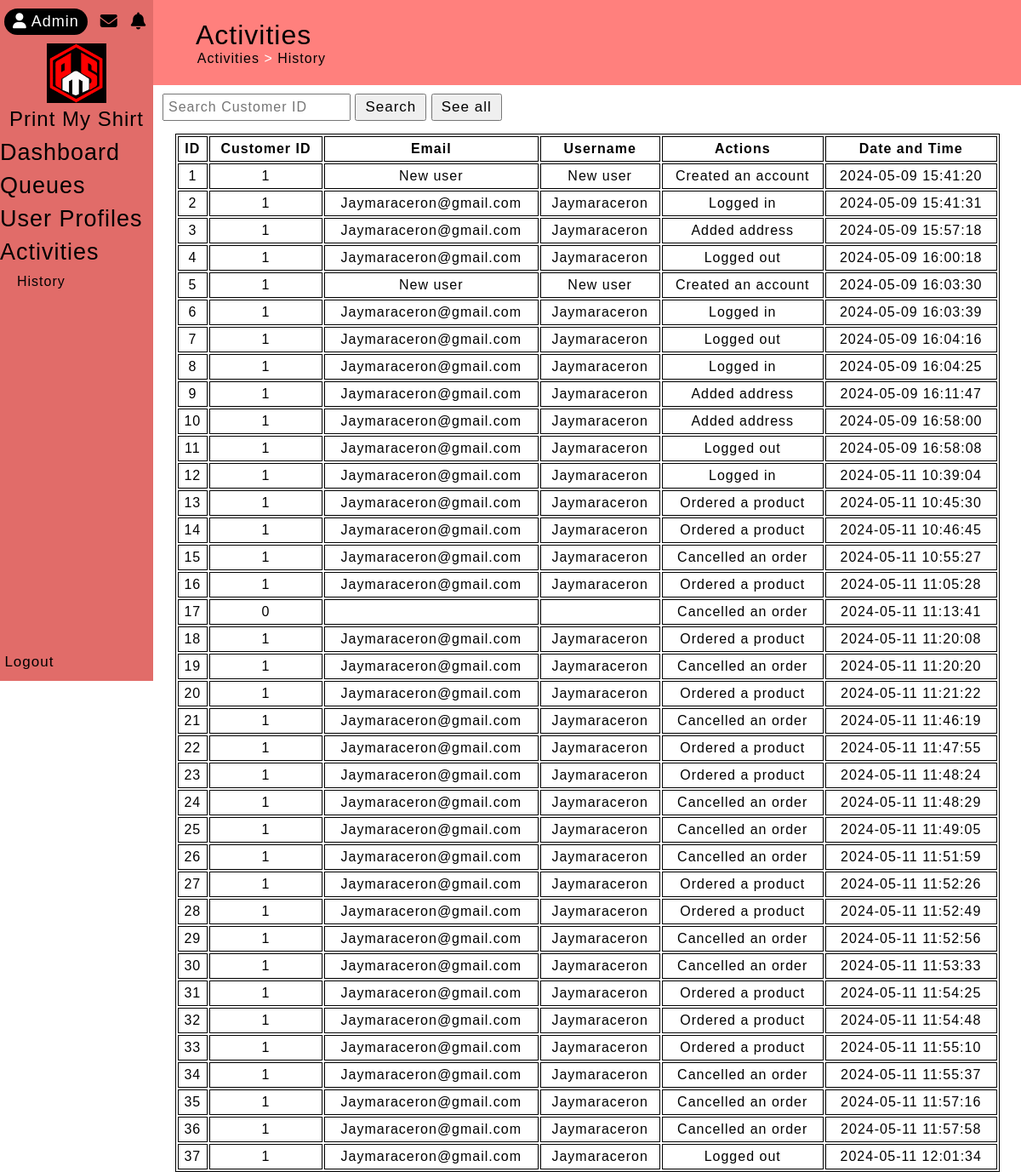
The app's page /admin/adminActivities.php (signed in) with its own data.
### tables this page shows
CREATE TABLE `audit_rel` (
  `audit_id` int(11) NOT NULL,
  `customer_id` int(11) NOT NULL,
  `email` varchar(255) NOT NULL,
  `username` varchar(255) NOT NULL,
  `customer_actions` varchar(255) NOT NULL,
  `date_time` timestamp NOT NULL DEFAULT current_timestamp() ON UPDATE current_timestamp()
);

### admin/adminActivities.php (the view, shortened to what this page needs)
<?php
    include("../connection.php");
        $query = mysqli_query($conn, "SELECT * FROM audit_rel");
?>
<!DOCTYPE html>
<html lang="en">
<head>
    <link rel="stylesheet" href="https://cdnjs.cloudflare.com/ajax/libs/font-awesome/6.5.1/css/all.min.css" />
    <link rel="stylesheet" href="adminActivities.css">
</head>
<body>
    <div class="body">
        <div class="header-left">
            <div class="top-header-left">
                <div class="adminlogo">
                    <i class="fa-solid fa-user" id="adminlogo"></i>
                    <label for="adminlogo">Admin</label>
                </div>
                <div class="email">
                    <i class="fa-solid fa-envelope"></i>
                </div>
                <div class="notification">
                    <i class="fa-solid fa-bell"></i>
                </div>
            </div>
            <div class="logo">
                <img src="../images/logo.png" alt="">
                <h1>Print My Shirt</h1>
            </div>
            <div class="dashboard" id="dashboard">
                <label for="check1">
                    <h1 id="h1"><a href="adminDashboard.php">Dashboard</a></h1>
                </label>
            </div>
            <div class="Queues" id="Queues">
                <label for="check2">
                    <h1 id="h2"><a href="adminQueues.php">Queues</a></h1>
                </label>
            </div>
            <div class="userProfile" id="userProfile">
                <label for="check3">
                    <h1 id="h3"><a href="adminUserprofile.php">User Profiles</a></h1>
                </label>
            </div>
            <div class="transactions" id="transactions">
                <label for="check4">
                    <h1 id="h4">Activities</h1>
                </label>
                <div class="transactions-content">
                    <p id="history">History</p>
                </div>
            </div>
            <div class="chatsupport-settings-logout">
                <div class="logout">
                    <a href="logout.php">Logout</a>
                </div>
            </div>
        </div>
            <div class="content">
                <div class="transactionsHistory" id="transactionsHistory">
                    <div class="transactionsHistory-content">
                        <h1>Activities</h1>
                        <p>Activities <span>></span> History</p>
                    </div>
                </div>
                <form action="" method="get" style="margin: 10px 0 0 11px;">
                        <input type="text" name="searching" id="" placeholder="Search Customer ID" style="padding: 5px; font-size: 16px; outline: none;">
                        <button style="padding: 4px 10px; font-size: 17px; cursor: pointer;" name="search">Search</button>
                        <button style="padding: 4px 10px; font-size: 17px; cursor: pointer;" name="seeAll">See all</button>
                </form>
                <center style="margin-top: 15px;">
                    <table width="95%">
                        <tr>
                            <th>ID</th>
                            <th>Customer ID</th>
                            <th>Email</th>
                            <th>Username</th>
                            <th>Actions</th>
                            <th>Date and Time</th>
                        </tr>
                            <tr>
                                <?php while($row = mysqli_fetch_assoc($query)){ ?>
                                    <td><?= $row['audit_id'] ?></td>
                                    <td><?= $row['customer_id'] ?></td>
                                    <td><?= $row['email']?></td>
                                    <td><?= $row['username'] ?></td>
                                    <td><?= $row['customer_actions'] ?></td>
                                    <td><?= $row['date_time']?></td>
                            </tr>
                            <?php } ?>
                    </table>
                </center>
            </div>
    </div>
</body>
</html>

### admin/adminActivities.css (style rules this page uses)
* { margin: 0; padding: 0; font-family: Arial, Helvetica, sans-serif; letter-spacing: 1px; }
.body { display: flex; width: 100%; }
.header-left { position: sticky; top: 0; left: 0; width: 15%; background: #E16C69; color: white; overflow: hidden; color: black; height: 100vh; }
.header-left .logo { display: flex; align-items: center; justify-content: space-evenly; flex-direction: column; letter-spacing: 1px; margin-bottom: 10px; }
.header-left .logo img { width: 70px; }
.header-left .logo h1 { font-weight: 400; text-align: center; font-size: 24px; margin-top: 5px; }
.header-left .dashboard { margin-bottom: 8px; }
.header-left .dashboard label { display: flex; position: relative; align-items: center; }
.header-left .dashboard label h1 { font-weight: 400; letter-spacing: 1px; width: 100%; cursor: pointer; position: relative; transition: all .5s; font-size: 27px; }
.header-left .dashboard label h1 a { color: black; text-decoration: none; display: flex; }
.header-left .Queues { margin-bottom: 8px; }
.header-left .Queues label { display: flex; align-items: center; }
.header-left .Queues label h1 { font-weight: 400; letter-spacing: 1px; width: 100%; cursor: pointer; position: relative; transition: all .5s; font-size: 27px; }
.header-left .Queues label h1 a { color: black; text-decoration: none; display: flex; }
.header-left .userProfile { margin-bottom: 8px; }
.header-left .userProfile label h1 { font-weight: 400; letter-spacing: 1px; width: 100%; cursor: pointer; position: relative; transition: all .5s; font-size: 27px; }
.header-left .userProfile label h1 a { color: black; text-decoration: none; display: flex; }
.header-left .userProfile label { display: flex; align-items: center; }
.header-left .transactions { margin-bottom: 20px; }
.header-left .transactions label h1 { font-weight: 400; letter-spacing: 1px; width: 100%; cursor: pointer; position: relative; transition: all .5s; font-size: 27px; }
.header-left .transactions label { display: flex; align-items: center; }
.header-left .transactions .transactions-content { width: 100%; position: relative; margin-left: 10px; }
.header-left .transactions .transactions-content p { width: 100%; padding: 10px; cursor: pointer; transition: all .5s; }
.content { width: 85%; height: 100%; }
.transactionsHistory { background: #FF807D; height: 100px; position: relative; }
.transactionsHistory-content { display: flex; flex-direction: column; height: 100%; justify-content: center; margin-left: 50px; }
.transactionsHistory-content h1 { font-weight: 400; }
.transactionsHistory-content p { margin-left: 1.8px; }
.transactionsHistory-content span { color: white; }

### admin/adminActivities.php (style rules this page uses)
.top-header-left { display: flex; width: 100%; align-items: center; gap: 15px; font-size: 20px; padding: 10px 0 10px 5px; }
.top-header-left .adminlogo { background: black; color: white; border-radius: 50px; border: 1px; font-size: 18px; padding: 5px 10px; }
.header-left .chatsupport-settings-logout { position: absolute; bottom: 10px; line-height: 25px; left: 3%; }
.header-left .chatsupport-settings-logout a { color: black; text-decoration: none; font-size: 17px; }
table, tr, th, td { border: 1px solid black; }
th, td { padding: 5px; text-align: center; }

### records on screen
audit_rel: audit_id "1", customer "1", email "New user", username "New user", customer_actions "Created an account", date_time "2024-05-09 15:41:20"
audit_rel: audit_id "2", customer "1", email "Jaymaraceron@gmail.com", username "Jaymaraceron", customer_actions "Logged in", date_time "2024-05-09 15:41:31"
audit_rel: audit_id "3", customer "1", email "Jaymaraceron@gmail.com", username "Jaymaraceron", customer_actions "Added address", date_time "2024-05-09 15:57:18"
audit_rel: audit_id "4", customer "1", email "Jaymaraceron@gmail.com", username "Jaymaraceron", customer_actions "Logged out", date_time "2024-05-09 16:00:18"
audit_rel: audit_id "5", customer "1", email "New user", username "New user", customer_actions "Created an account", date_time "2024-05-09 16:03:30"
audit_rel: audit_id "6", customer "1", email "Jaymaraceron@gmail.com", username "Jaymaraceron", customer_actions "Logged in", date_time "2024-05-09 16:03:39"
audit_rel: audit_id "7", customer "1", email "Jaymaraceron@gmail.com", username "Jaymaraceron", customer_actions "Logged out", date_time "2024-05-09 16:04:16"
audit_rel: audit_id "8", customer "1", email "Jaymaraceron@gmail.com", username "Jaymaraceron", customer_actions "Logged in", date_time "2024-05-09 16:04:25"
audit_rel: audit_id "9", customer "1", email "Jaymaraceron@gmail.com", username "Jaymaraceron", customer_actions "Added address", date_time "2024-05-09 16:11:47"
audit_rel: audit_id "10", customer "1", email "Jaymaraceron@gmail.com", username "Jaymaraceron", customer_actions "Added address", date_time "2024-05-09 16:58:00"
audit_rel: audit_id "11", customer "1", email "Jaymaraceron@gmail.com", username "Jaymaraceron", customer_actions "Logged out", date_time "2024-05-09 16:58:08"
audit_rel: audit_id "12", customer "1", email "Jaymaraceron@gmail.com", username "Jaymaraceron", customer_actions "Logged in", date_time "2024-05-11 10:39:04"
audit_rel: audit_id "13", customer "1", email "Jaymaraceron@gmail.com", username "Jaymaraceron", customer_actions "Ordered a product", date_time "2024-05-11 10:45:30"
audit_rel: audit_id "14", customer "1", email "Jaymaraceron@gmail.com", username "Jaymaraceron", customer_actions "Ordered a product", date_time "2024-05-11 10:46:45"
audit_rel: audit_id "15", customer "1", email "Jaymaraceron@gmail.com", username "Jaymaraceron", customer_actions "Cancelled an order", date_time "2024-05-11 10:55:27"
audit_rel: audit_id "16", customer "1", email "Jaymaraceron@gmail.com", username "Jaymaraceron", customer_actions "Ordered a product", date_time "2024-05-11 11:05:28"
audit_rel: audit_id "17", customer "0", customer_actions "Cancelled an order", date_time "2024-05-11 11:13:41"
audit_rel: audit_id "18", customer "1", email "Jaymaraceron@gmail.com", username "Jaymaraceron", customer_actions "Ordered a product", date_time "2024-05-11 11:20:08"
audit_rel: audit_id "19", customer "1", email "Jaymaraceron@gmail.com", username "Jaymaraceron", customer_actions "Cancelled an order", date_time "2024-05-11 11:20:20"
audit_rel: audit_id "20", customer "1", email "Jaymaraceron@gmail.com", username "Jaymaraceron", customer_actions "Ordered a product", date_time "2024-05-11 11:21:22"
audit_rel: audit_id "21", customer "1", email "Jaymaraceron@gmail.com", username "Jaymaraceron", customer_actions "Cancelled an order", date_time "2024-05-11 11:46:19"
audit_rel: audit_id "22", customer "1", email "Jaymaraceron@gmail.com", username "Jaymaraceron", customer_actions "Ordered a product", date_time "2024-05-11 11:47:55"
audit_rel: audit_id "23", customer "1", email "Jaymaraceron@gmail.com", username "Jaymaraceron", customer_actions "Ordered a product", date_time "2024-05-11 11:48:24"
audit_rel: audit_id "24", customer "1", email "Jaymaraceron@gmail.com", username "Jaymaraceron", customer_actions "Cancelled an order", date_time "2024-05-11 11:48:29"
audit_rel: audit_id "25", customer "1", email "Jaymaraceron@gmail.com", username "Jaymaraceron", customer_actions "Cancelled an order", date_time "2024-05-11 11:49:05"
audit_rel: audit_id "26", customer "1", email "Jaymaraceron@gmail.com", username "Jaymaraceron", customer_actions "Cancelled an order", date_time "2024-05-11 11:51:59"
audit_rel: audit_id "27", customer "1", email "Jaymaraceron@gmail.com", username "Jaymaraceron", customer_actions "Ordered a product", date_time "2024-05-11 11:52:26"
audit_rel: audit_id "28", customer "1", email "Jaymaraceron@gmail.com", username "Jaymaraceron", customer_actions "Ordered a product", date_time "2024-05-11 11:52:49"
audit_rel: audit_id "29", customer "1", email "Jaymaraceron@gmail.com", username "Jaymaraceron", customer_actions "Cancelled an order", date_time "2024-05-11 11:52:56"
audit_rel: audit_id "30", customer "1", email "Jaymaraceron@gmail.com", username "Jaymaraceron", customer_actions "Cancelled an order", date_time "2024-05-11 11:53:33"
audit_rel: audit_id "31", customer "1", email "Jaymaraceron@gmail.com", username "Jaymaraceron", customer_actions "Ordered a product", date_time "2024-05-11 11:54:25"
audit_rel: audit_id "32", customer "1", email "Jaymaraceron@gmail.com", username "Jaymaraceron", customer_actions "Ordered a product", date_time "2024-05-11 11:54:48"
audit_rel: audit_id "33", customer "1", email "Jaymaraceron@gmail.com", username "Jaymaraceron", customer_actions "Ordered a product", date_time "2024-05-11 11:55:10"
audit_rel: audit_id "34", customer "1", email "Jaymaraceron@gmail.com", username "Jaymaraceron", customer_actions "Cancelled an order", date_time "2024-05-11 11:55:37"
audit_rel: audit_id "35", customer "1", email "Jaymaraceron@gmail.com", username "Jaymaraceron", customer_actions "Cancelled an order", date_time "2024-05-11 11:57:16"
audit_rel: audit_id "36", customer "1", email "Jaymaraceron@gmail.com", username "Jaymaraceron", customer_actions "Cancelled an order", date_time "2024-05-11 11:57:58"
audit_rel: audit_id "37", customer "1", email "Jaymaraceron@gmail.com", username "Jaymaraceron", customer_actions "Logged out", date_time "2024-05-11 12:01:34"
